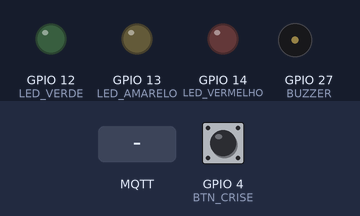
The sketch below on a simulated ESP32. Parts: output pins drawn as LEDs (lit = HIGH), buzzer (waves = sounding). Dashed ring = blinking. The inputs (shaded band) are chosen by the test bench; at power-on: GPIO 4 (BTN_CRISE) HIGH. WiFi joins after 1.5 s; servers stay silent unless stated; no MQTT or app messages arrive unless stated; what the sketch prints to the serial monitor is not drawn.

Above: at 2.7 s.
2.8 s: MQTT message "iniciar" arrives on the second subscribed topic
At 2.95 s:
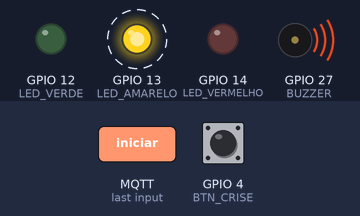
5.8 s: GPIO 4 (BTN_CRISE) pulled LOW for 0.15 s
At 6.2 s:
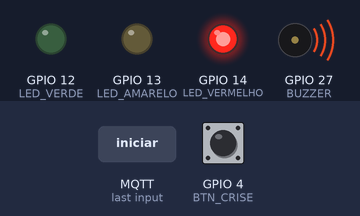
At 7.8 s:
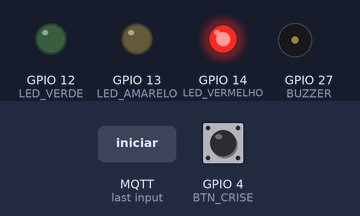
Timing chart, 0 to 17.9 s (numbered marks = the images above; inputs shaded):
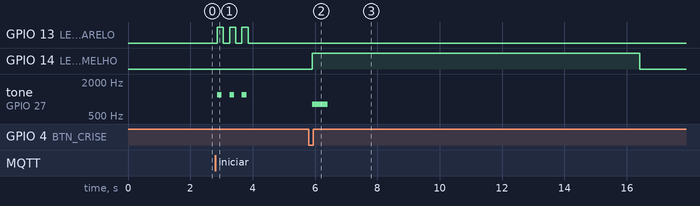

Measured:
- after the input at 2.8 s, GPIO 13 (LED_AMARELO): alternates HIGH for 0.20 s and LOW for 0.20 s, 6 changes in all, then stays LOW, starting after 0.06 s; tone on GPIO 27 (BUZZER): alternates 1200 Hz for 0.15 s and silent for 0.25 s, 6 changes in all, then stays silent, starting after 0.06 s
- after the input at 5.8 s, GPIO 14 (LED_VERMELHO): LOW → HIGH after 0.11 s, → LOW 10.5 s later; tone on GPIO 27 (BUZZER): silent → 800 Hz after 0.11 s, → silent 0.50 s later

The sketch:

sketch.ino
```cpp
/* FUNCIONALIDADES:
 * 1. Tarefas - Gerenciadas pelo Dashboard
 * 2. Lembretes - LED amarelo + buzzer
 * 3. Botão de Crise - LED vermelho + alerta
 * 4. Timer Foco - LED verde durante foco
 */

#include <WiFi.h>
#include <PubSubClient.h>
#include <ArduinoJson.h>

// === CONFIGURAÇÕES ===
const char* WIFI_SSID = "Wokwi-GUEST";
const char* WIFI_PASS = "";
const char* MQTT_BROKER = "broker.hivemq.com";
const int MQTT_PORT = 1883;

const char* TOPIC_TIMER = "focusflow/timer";
const char* TOPIC_REMINDER = "focusflow/reminder";
const char* TOPIC_CRISIS = "focusflow/crisis";
const char* TOPIC_STATUS = "focusflow/status";

#define BTN_CRISE 4
#define LED_VERDE 12    // Timer
#define LED_AMARELO 13  // Lembrete
#define LED_VERMELHO 14 // Crise
#define BUZZER 27

WiFiClient espClient;
PubSubClient mqtt(espClient);

bool timerAtivo = false;
bool emCrise = false;

void setup() {
  Serial.begin(115200);

  pinMode(BTN_CRISE, INPUT_PULLUP);
  pinMode(LED_VERDE, OUTPUT);
  pinMode(LED_AMARELO, OUTPUT);
  pinMode(LED_VERMELHO, OUTPUT);
  pinMode(BUZZER, OUTPUT);

  // Conectar WiFi
  WiFi.begin(WIFI_SSID, WIFI_PASS);
  while (WiFi.status() != WL_CONNECTED) {
    delay(500);
    Serial.print(".");
  }
  Serial.println("\nWiFi OK!");

  // Conectar MQTT
  mqtt.setServer(MQTT_BROKER, MQTT_PORT);
  mqtt.setCallback(receberMensagem);
  conectarMQTT();

  Serial.println("Sistema pronto!");
}

void conectarMQTT() {
  while (!mqtt.connected()) {
    if (mqtt.connect("focusflow_esp32")) {
      mqtt.subscribe(TOPIC_TIMER);
      mqtt.subscribe(TOPIC_REMINDER);
      Serial.println("MQTT conectado!");
    } else {
      delay(3000);
    }
  }
}

void receberMensagem(char* topic, byte* payload, unsigned int length) {
  String msg;
  for (int i = 0; i < length; i++) {
    msg += (char)payload[i];
  }

  StaticJsonDocument<200> doc;
  deserializeJson(doc, msg);

  String topico = String(topic);

  // Comando do Timer
  if (topico == TOPIC_TIMER) {
    String acao = doc["acao"];
    if (acao == "iniciar") {
      timerAtivo = true;
      digitalWrite(LED_VERDE, HIGH);
      tocarSom(1000, 200);
      Serial.println("Timer iniciado!");
    }
    else if (acao == "parar") {
      timerAtivo = false;
      digitalWrite(LED_VERDE, LOW);
      tocarSom(500, 200);
      Serial.println("Timer parado!");
    }
    else if (acao == "fim") {
      timerAtivo = false;
      digitalWrite(LED_VERDE, LOW);
      // Alerta de fim do timer
      for (int i = 0; i < 3; i++) {
        tocarSom(1500, 300);
        delay(200);
      }
      Serial.println("Timer finalizado!");
    }
  }

  // Lembrete recebido
  if (topico == TOPIC_REMINDER) {
    String texto = doc["texto"];
    Serial.print("Lembrete: ");
    Serial.println(texto);

    // Piscar LED amarelo + som
    for (int i = 0; i < 3; i++) {
      digitalWrite(LED_AMARELO, HIGH);
      tocarSom(1200, 150);
      delay(200);
      digitalWrite(LED_AMARELO, LOW);
      delay(200);
    }
  }
}

// Verifica botão de crise
void verificarBotaoCrise() {
  if (digitalRead(BTN_CRISE) == LOW) {
    delay(50); // Debounce
    if (digitalRead(BTN_CRISE) == LOW) {
      ativarAlertaCrise();
      while (digitalRead(BTN_CRISE) == LOW); // Aguarda soltar
    }
  }
}

// Ativa alerta de crise
void ativarAlertaCrise() {
  emCrise = true;
  Serial.println("!!! ALERTA DE CRISE !!!");

  digitalWrite(LED_VERMELHO, HIGH);

  for (int i = 0; i < 5; i++) {
    tocarSom(800, 100);
    delay(100);
  }

  StaticJsonDocument<100> doc;
  doc["tipo"] = "crise";
  doc["timestamp"] = millis();

  String json;
  serializeJson(doc, json);
  mqtt.publish(TOPIC_CRISIS, json.c_str());

  delay(10000);
  digitalWrite(LED_VERMELHO, LOW);
  emCrise = false;
}

void tocarSom(int frequencia, int duracao) {
  tone(BUZZER, frequencia, duracao);
}

void loop() {
  if (!mqtt.connected()) {
    conectarMQTT();
  }
  mqtt.loop();

  verificarBotaoCrise();

  delay(100);
}
```
